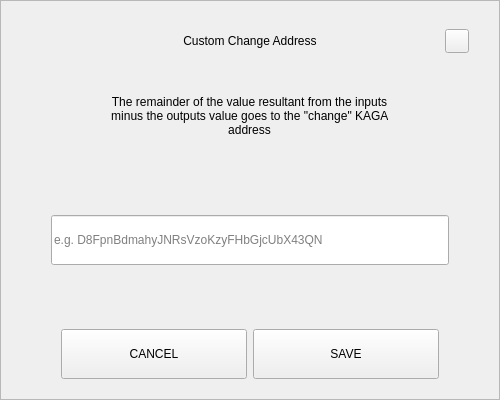
<?xml version="1.0" encoding="UTF-8"?>
<ui version="4.0">
 <class>SendChangeAddressDialog</class>
 <widget class="QDialog" name="SendChangeAddressDialog">
  <property name="geometry">
   <rect>
    <x>0</x>
    <y>0</y>
    <width>500</width>
    <height>400</height>
   </rect>
  </property>
  <property name="windowTitle">
   <string>Dialog</string>
  </property>
  <layout class="QVBoxLayout" name="verticalLayout">
   <property name="spacing">
    <number>0</number>
   </property>
   <property name="leftMargin">
    <number>0</number>
   </property>
   <property name="topMargin">
    <number>0</number>
   </property>
   <property name="rightMargin">
    <number>0</number>
   </property>
   <property name="bottomMargin">
    <number>0</number>
   </property>
   <item>
    <widget class="QFrame" name="frame">
     <property name="styleSheet">
      <string notr="true"/>
     </property>
     <property name="frameShape">
      <enum>QFrame::StyledPanel</enum>
     </property>
     <property name="frameShadow">
      <enum>QFrame::Raised</enum>
     </property>
     <layout class="QVBoxLayout" name="verticalLayout_2" stretch="0,0,0,0,0,0,0">
      <property name="spacing">
       <number>0</number>
      </property>
      <property name="leftMargin">
       <number>30</number>
      </property>
      <property name="topMargin">
       <number>20</number>
      </property>
      <property name="rightMargin">
       <number>30</number>
      </property>
      <property name="bottomMargin">
       <number>20</number>
      </property>
      <item>
       <layout class="QHBoxLayout" name="horizontalLayout_3">
        <property name="spacing">
         <number>0</number>
        </property>
        <item>
         <spacer name="horizontalSpacer_2">
          <property name="orientation">
           <enum>Qt::Horizontal</enum>
          </property>
          <property name="sizeHint" stdset="0">
           <size>
            <width>40</width>
            <height>20</height>
           </size>
          </property>
         </spacer>
        </item>
        <item>
         <widget class="QLabel" name="labelTitle">
          <property name="minimumSize">
           <size>
            <width>0</width>
            <height>40</height>
           </size>
          </property>
          <property name="maximumSize">
           <size>
            <width>16777215</width>
            <height>40</height>
           </size>
          </property>
          <property name="styleSheet">
           <string notr="true">padding-left:24px;</string>
          </property>
          <property name="text">
           <string>Custom Change Address</string>
          </property>
          <property name="alignment">
           <set>Qt::AlignCenter</set>
          </property>
          <property name="margin">
           <number>7</number>
          </property>
         </widget>
        </item>
        <item>
         <spacer name="horizontalSpacer">
          <property name="orientation">
           <enum>Qt::Horizontal</enum>
          </property>
          <property name="sizeHint" stdset="0">
           <size>
            <width>40</width>
            <height>20</height>
           </size>
          </property>
         </spacer>
        </item>
        <item>
         <widget class="QPushButton" name="btnEsc">
          <property name="minimumSize">
           <size>
            <width>24</width>
            <height>24</height>
           </size>
          </property>
          <property name="maximumSize">
           <size>
            <width>24</width>
            <height>24</height>
           </size>
          </property>
          <property name="focusPolicy">
           <enum>Qt::NoFocus</enum>
          </property>
          <property name="text">
           <string/>
          </property>
         </widget>
        </item>
       </layout>
      </item>
      <item>
       <spacer name="verticalSpacer_2">
        <property name="orientation">
         <enum>Qt::Vertical</enum>
        </property>
        <property name="sizeType">
         <enum>QSizePolicy::Fixed</enum>
        </property>
        <property name="sizeHint" stdset="0">
         <size>
          <width>20</width>
          <height>20</height>
         </size>
        </property>
       </spacer>
      </item>
      <item alignment="Qt::AlignHCenter">
       <widget class="QLabel" name="labelMessage">
        <property name="minimumSize">
         <size>
          <width>0</width>
          <height>70</height>
         </size>
        </property>
        <property name="text">
         <string>The remainder of the value resultant from the inputs minus the outputs value goes to the &quot;change&quot; KAGA address</string>
        </property>
        <property name="alignment">
         <set>Qt::AlignCenter</set>
        </property>
        <property name="wordWrap">
         <bool>true</bool>
        </property>
       </widget>
      </item>
      <item>
       <spacer name="verticalSpacer_3">
        <property name="orientation">
         <enum>Qt::Vertical</enum>
        </property>
        <property name="sizeHint" stdset="0">
         <size>
          <width>20</width>
          <height>40</height>
         </size>
        </property>
       </spacer>
      </item>
      <item>
       <layout class="QHBoxLayout" name="horizontalLayout_2">
        <property name="spacing">
         <number>0</number>
        </property>
        <property name="leftMargin">
         <number>20</number>
        </property>
        <property name="rightMargin">
         <number>20</number>
        </property>
        <item>
         <widget class="QLineEdit" name="lineEditAddress">
          <property name="minimumSize">
           <size>
            <width>0</width>
            <height>50</height>
           </size>
          </property>
          <property name="placeholderText">
           <string notr="true">e.g. D8FpnBdmahyJNRsVzoKzyFHbGjcUbX43QN</string>
          </property>
         </widget>
        </item>
       </layout>
      </item>
      <item>
       <spacer name="verticalSpacer">
        <property name="orientation">
         <enum>Qt::Vertical</enum>
        </property>
        <property name="sizeHint" stdset="0">
         <size>
          <width>20</width>
          <height>40</height>
         </size>
        </property>
       </spacer>
      </item>
      <item>
       <layout class="QHBoxLayout" name="horizontalLayout" stretch="2,2">
        <property name="spacing">
         <number>6</number>
        </property>
        <property name="leftMargin">
         <number>30</number>
        </property>
        <property name="rightMargin">
         <number>30</number>
        </property>
        <item>
         <widget class="QPushButton" name="btnCancel">
          <property name="minimumSize">
           <size>
            <width>180</width>
            <height>50</height>
           </size>
          </property>
          <property name="focusPolicy">
           <enum>Qt::NoFocus</enum>
          </property>
          <property name="text">
           <string>CANCEL</string>
          </property>
         </widget>
        </item>
        <item>
         <widget class="QPushButton" name="btnSave">
          <property name="minimumSize">
           <size>
            <width>180</width>
            <height>50</height>
           </size>
          </property>
          <property name="focusPolicy">
           <enum>Qt::NoFocus</enum>
          </property>
          <property name="text">
           <string>SAVE</string>
          </property>
         </widget>
        </item>
       </layout>
      </item>
     </layout>
    </widget>
   </item>
  </layout>
 </widget>
 <resources/>
 <connections/>
</ui>
